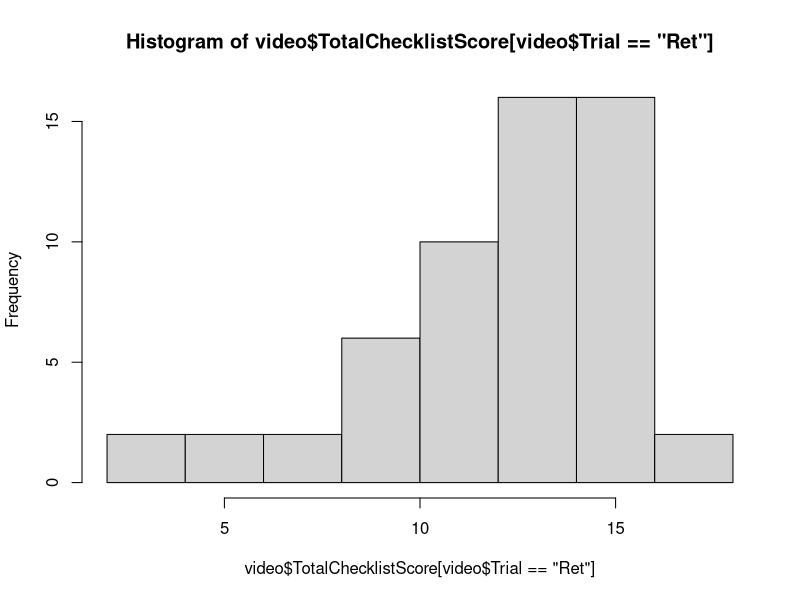
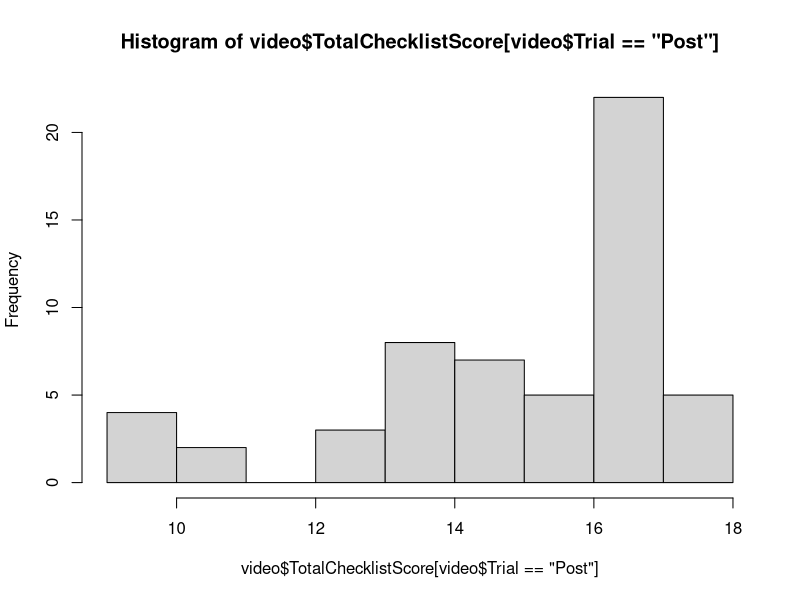
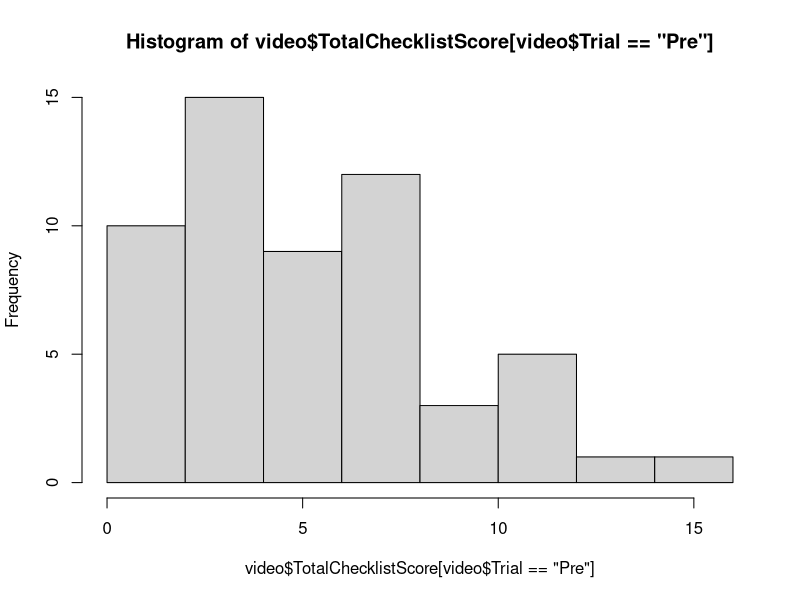
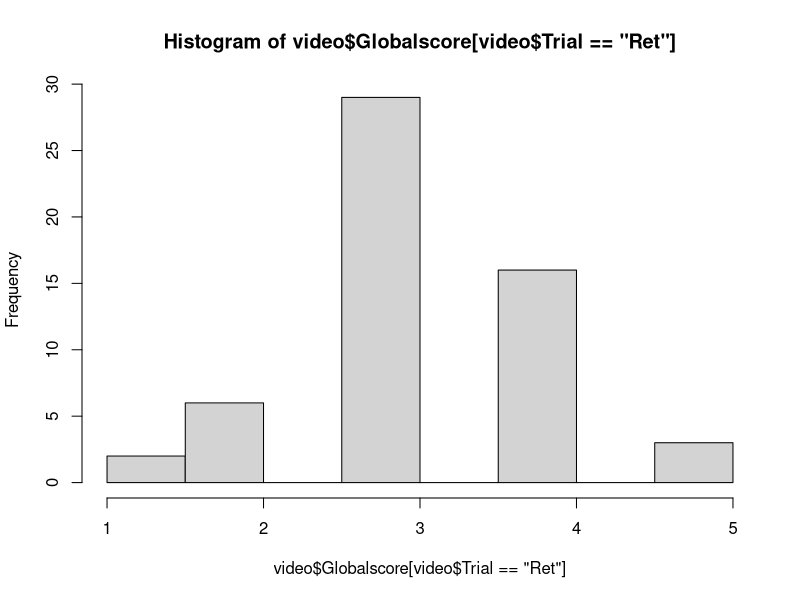
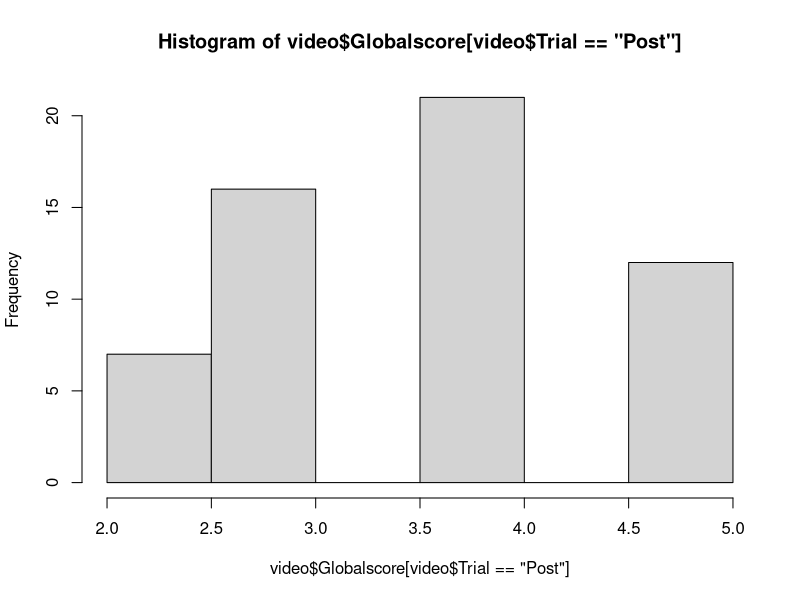
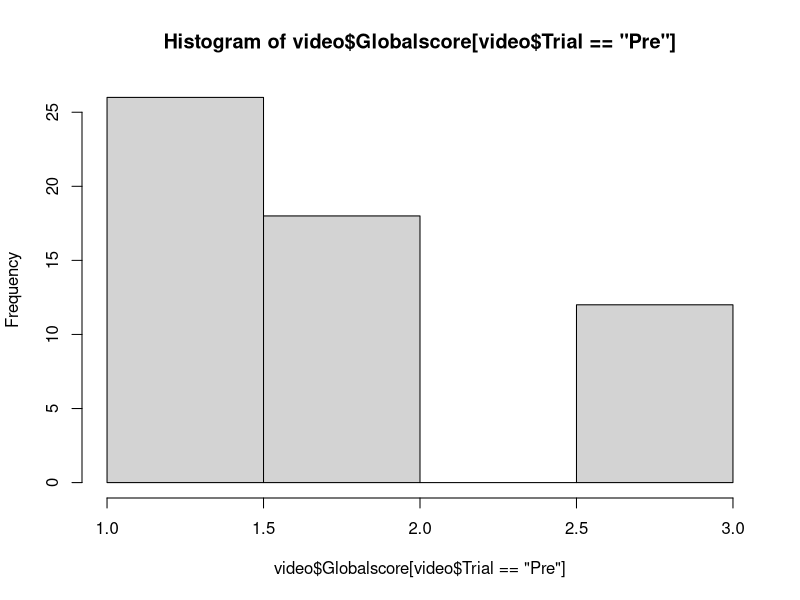

The R script that drew these images, in order: (Note: this script raises an error after producing the figures.)
setwd("C:\\Users\\KOU\\Documents\\GitHub\\Anesthesia-Resident-FAER-study")
demog <- read.table("DEMOG.txt", header=T, sep="\t")
video <- read.table("VIDEO.txt", header=T, sep="\t")
survey <- read.table("SURVEY.txt", header=T, sep="\t")

#data type transforms
demog <- replace(apply(demog, 2, as.character), demog=="Y",1)
demog <- replace(apply(demog, 2, as.character), demog=="N",0)
demog <- replace(apply(demog, 2, as.character), demog=="M",1)
demog <- replace(apply(demog, 2, as.character), demog=="F",0)
demog <- data.frame(demog)
survey <- replace(apply(survey , 2, as.character), survey =="SD",1)
survey <- replace(apply(survey , 2, as.character), survey =="D",2)
survey <- replace(apply(survey , 2, as.character), survey =="A",3)
survey <- replace(apply(survey , 2, as.character), survey =="SA",4)
survey <- data.frame(survey )

#Pseudo descriptive statistics; searching for differences in subpops
aggregate(apply(demog, 2, as.numeric), by=list(demog$Group), mean)
aggregate(apply(demog[demog$Trial=="Pre",], 2, as.numeric), by=list(demog[demog$Trial=="Pre",]$Group), mean)

aggregate(apply(video, 2, as.numeric), by=list(video$Group), mean)
aggregate(apply(video, 2, as.numeric), by=list(video$Trial), mean)
aggregate( TotalChecklistScore~Trial+Group, video, mean )
aggregate( TotalChecklistScore~Reviewer+Trial, video, mean )

aggregate(apply(survey , 2, as.numeric), by=list(survey$Group), mean)
aggregate(apply(survey , 2, as.numeric), by=list(survey$Trial), mean)

hist(video$TotalChecklistScore[video$Trial=="Ret"])
hist(video$TotalChecklistScore[video$Trial=="Post"])
hist(video$TotalChecklistScore[video$Trial=="Pre"])
hist(video$Globalscore[video$Trial=="Ret"])
hist(video$Globalscore[video$Trial=="Post"])
hist(video$Globalscore[video$Trial=="Pre"])

		library(car)
		Ret <- video$TotalChecklistScore[video$Trial=="Ret" & video$Reviewer==1]
		Post <- video$TotalChecklistScore[video$Trial=="Post" & video$Reviewer==1]
		Pre <- video$TotalChecklistScore[video$Trial=="Pre" & video$Reviewer==1]
		a1 <- Post-Pre
		a2 <- Ret-Post
		a3 <- Ret-Pre
		c1 <- as.numeric(as.character(demog$PreviousPNBn[demog$Trial=="Pre"]))
		cc <- as.numeric(as.character(demog$PreviousUSLinesn[demog$Trial=="Pre"]))
		ccc <- as.numeric(as.character(demog$PreviousObsPNBn[demog$Trial=="Pre"]))
		d <- as.numeric(as.character(demog$TimeSpentinSimPrac.s.[demog$Trial=="Pre"]))
		e1 <- as.numeric(as.character(survey$PNBConfid[survey$Trial=="Pre"]))
		e2 <- as.numeric(as.character(survey$PNBConfid[survey$Trial=="Post"]))		
		e3 <- as.numeric(as.character(survey$PNBConfid[survey$Trial=="Ret"]))
		f <- as.numeric(as.character(demog$Age[demog$Trial=="Pre"]))
		x <- as.numeric(as.character(demog$Gender[demog$Trial=="Pre"]))
		y <- demog$Group[demog$Trial=="Pre"]
		scatterplotMatrix(~Pre+Post+Ret+e1+e2+e3+d|y, var.labels=c("Pre", "Post", "Ret", "Confid-Pre", "Confid-Post", "Confid-Ret", "Time Spent"))
		scatterplotMatrix(~a1+a2+a3+e1+e2+e3+d|y, var.labels=c("df(Post,Pre)", "df(Ret,Post)", "df(Ret,Pre)", "Confid-Pre", "Confid-Post", "Confid-Ret", "Time Spent"))
		scatterplotMatrix(~Pre+Post+Ret+c1+cc+ccc+d|y, var.labels=c("Pre", "Post", "Ret", "nPNBexp", "nUSLines", "nPNBObs", "Time Spent"))
		scatterplotMatrix(~a1+a2+a3+c1+cc+ccc+d|y, var.labels=c("df(Post,Pre)", "df(Ret,Post)", "df(Ret,Pre)", "nPNBexp", "nUSLines", "nPNBObs", "Time Spent"))

	#Model Selection (bidirectional) fit <- lm(Post~ c1+ cc + ccc + d + x + y )
		library(MASS)
		fit <- lm(Post~ c1+ cc + ccc  )
		step <- stepAIC(fit, direction="both")
		step$anova # display results
		summary(lm(Post~  d+x  ))


#T-tests between Intv and Cntl groups
t.test(video$TotalChecklistScore[video$Trial=="Ret" & video$Group=="c"],
video$TotalChecklistScore[video$Trial=="Ret" & video$Group=="i"],paired=TRUE)
t.test(video$TotalChecklistScore[video$Trial=="Post" & video$Group=="c"],
video$TotalChecklistScore[video$Trial=="Post" & video$Group=="i"],paired=TRUE)
t.test(video$TotalChecklistScore[video$Trial=="Pre" & video$Group=="c"],
video$TotalChecklistScore[video$Trial=="Pre" & video$Group=="i"],paired=TRUE)

#Barplot of Cntl/Intv.Pre/Post/Ret
dh <- video$Trial
levels(dh) <- c(2,1,3)
dh <- as.numeric(as.character(dh ))
ah <- video$Group
boxplot(video$TotalChecklistScore~ah+dh, ylab="Score", xaxt="n")
axis(1, at=1:6, c(paste("Cntl", c("Pre", "Post", "Ret"), sep="."), paste("Intv", c("Pre", "Post", "Ret"), sep=".")), col = "grey")


#Video score items over test period [1-18]
items <- aggregate(.~Trial, video, sum )[c(2,1,3),]
plot(rep(c(1,2,3),18),unlist(items[,6:23])/56, xlim=c(1,4.5), xaxt="n", ylab="%Correct", xlab="")
axis(1, at=1:3, c("Pre", "Post", "Ret"))
apply(items[,6:23]/56,2, lines, x=c(1,2,3))
mytextPos <- items[3,6:23][order(items[3,6:23], decreasing=T)]
plainNames <- sub("^X\\d+\\.", "", colnames(mytextPos))
text(c(rep(3.1,4), 3.6, 4.15, 3.1, 3.6, 4.15, 3.1, 3.6, 4.15,  3.1, 3.1, 3.6, 3.1, 3.1, 3.1),mytextPos/56, plainNames, pos=4, cex=0.9)

#Individual Subject Travel Plot
pre.sc <- video$TotalChecklistScore[video$Trial=="Pre" & video$Reviewer==2]
post.sc <- video$TotalChecklistScore[video$Trial=="Post" & video$Reviewer==2]
ret.sc <- video$TotalChecklistScore[video$Trial=="Ret" & video$Reviewer==2]
my.groupi <- video$Group[seq(1,length(video$Group), by=6)]=="i"
my.groupo <- !(my.groupi)
rbind(pre.sc, post.sc, ret.sc)
par(mfrow=c(1,2))
plot(rep(1:3,1, each=28), c(pre.sc, post.sc, ret.sc))
points(rbind(pre.sc[my.groupi], post.sc[my.groupi], ret.sc[my.groupi]), x=rep(1:3,14), col="red")
points(rbind(pre.sc[my.groupo], post.sc[my.groupo], ret.sc[my.groupo]), x=rep(1:3,14), col="blue")
apply(rbind(pre.sc[my.groupi], post.sc[my.groupi], ret.sc[my.groupi]),2, lines, x=c(1,2,3), col="red")
apply(rbind(pre.sc[my.groupo], post.sc[my.groupo], ret.sc[my.groupo]),2, lines, x=c(1,2,3), col="blue")
list1 <- c(pre.sc[my.groupi], post.sc[my.groupi], ret.sc[my.groupi])
list2 <- c(pre.sc[my.groupo], post.sc[my.groupo], ret.sc[my.groupo])
ft <- c(pre.sc[my.groupi]%in%pre.sc[my.groupo],
post.sc[my.groupi]%in%post.sc[my.groupo],
ret.sc[my.groupi]%in%ret.sc[my.groupo])
points(c(pre.sc[my.groupi], post.sc[my.groupi], ret.sc[my.groupi])[ft], x=rep(1:3,1, each=14)[ft], col="purple", pch=16)
